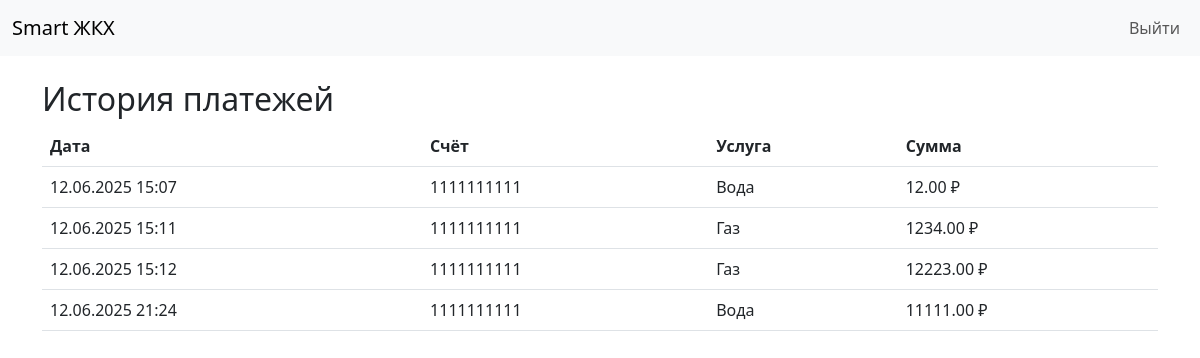
The app's page /payments/ (signed in) with its own data.
### payments/models.py (models this page shows, shortened)
class Payment(models.Model):
    charge = models.ForeignKey(Charge, on_delete=models.CASCADE, related_name='payments')
    date = models.DateTimeField("Дата платежа", auto_now_add=True)
    amount = models.DecimalField("Сумма платежа", max_digits=10, decimal_places=2)

### charges/models.py (models this page shows, shortened)
class Charge(models.Model):
    STATUS_CHOICES = [
        ('pending', 'Ожидает оплаты'),
        ('paid', 'Оплачено'),
        ('partial', 'Частично оплачено'),
    ]
    account = models.ForeignKey(Account, on_delete=models.CASCADE, related_name='charges')
    service = models.ForeignKey(ServiceType, on_delete=models.PROTECT)
    amount = models.DecimalField("Сумма", max_digits=10, decimal_places=2)
    period = models.DateField("Период начисления")
    status = models.CharField("Статус", max_length=20, choices=STATUS_CHOICES, default='pending')
    class Meta:
        unique_together = ('account', 'service', 'period')

class ServiceType(models.Model):
    code = models.CharField("Код услуги", max_length=50, unique=True)
    name = models.CharField("Название услуги", max_length=100)

### accounts/models.py (models this page shows, shortened)
class Account(models.Model):
    user = models.ForeignKey(settings.AUTH_USER_MODEL, on_delete=models.CASCADE, related_name='accounts')
    number = models.CharField("Номер лицевого счета", max_length=10, unique=True, validators=[RegexValidator(r'^\d{10}$', message="Номер должен состоять из 10 цифр")])
    address = models.CharField("Адрес помещения", max_length=255)
    owner_full_name =models.CharField("ФИО владельца", max_length=150)
    area = models.DecimalField("Площадь (м²)", max_digits=7, decimal_places=2, validators=[MinValueValidator(0.01)])
    residents_count = models.PositiveIntegerField("Количество проживающих", validators=[MinValueValidator(1)])
    managing_company = models.CharField("Управляющая компания", max_length=150)
    is_active = models.BooleanField("Активный счет", default=False)

### payments/html_views.py (the view)
# urls.py: path('', html_views.PaymentListView.as_view(), name='payment-list'),
class PaymentListView(LoginRequiredMixin, ListView):
    model = Payment
    template_name = 'payments/payment_list.html'
    context_object_name = 'payments'
    def get_queryset(self):
        charge_id = self.request.GET.get('charge')
        qs = Payment.objects.filter(charge__account__user=self.request.user)
        if charge_id:
            qs = qs.filter(charge_id=charge_id)
        return qs

### templates/payments/payment_list.html
{% extends 'base.html' %}
{% block content %}
<h2>История платежей</h2>
{% if payments %}
  <table class="table">
    <thead><tr><th>Дата</th><th>Счёт</th><th>Услуга</th><th>Сумма</th></tr></thead>
    <tbody>
      {% for pay in payments %}
        <tr>
          <td>{{ pay.date|date:'d.m.Y H:i' }}</td>
          <td>{{ pay.charge.account.number }}</td>
          <td>{{ pay.charge.service.name }}</td>
          <td>{{ pay.amount }} ₽</td>
        </tr>
      {% endfor %}
    </tbody>
  </table>
{% else %}
  <p>Нет платежей.</p>
{% endif %}
{% endblock %}

### templates/base.html (shortened to what this page needs)
<!DOCTYPE html>
<html lang="ru">
<head>
    <link href="https://cdn.jsdelivr.net/npm/bootstrap@5.3.0/dist/css/bootstrap.min.css" rel="stylesheet">
</head>
<body>
    <nav class="navbar navbar-expand-lg navbar-light bg-light">
        <div class="container-fluid">
            <a class="navbar-brand" href="{% url 'dashboard' %}">Smart ЖКХ</a>
            <div class="collapse navbar-collapse">
                <ul class="navbar-nav ms-auto">
                    {% if user.is_authenticated %}
                        <li class="nav-item"><span class="nav-link">{{ user.full_name }}</span></li>
                        <li class="nav-item">
                            <form method="post" action="{% url 'logout' %}" style="display:inline;">
                                <button type="submit" class="btn btn-link nav-link">Выйти</button>
                            </form>
                        </li>
                    {% endif %}
                </ul>
            </div>
        </div>
    </nav>
    <div class="container mt-4">
        {% block content %}{% endblock %}
    </div>
</body>
</html>

### records on screen
Payment: date "12.06.2025 15:07", charge.account.number "1111111111", charge.service.name "Вода", amount "12.00"
Payment: date "12.06.2025 15:11", charge.account.number "1111111111", charge.service.name "Газ", amount "1234.00"
Payment: date "12.06.2025 15:12", charge.account.number "1111111111", charge.service.name "Газ", amount "12223.00"
Payment: date "12.06.2025 21:24", charge.account.number "1111111111", charge.service.name "Вода", amount "11111.00"
